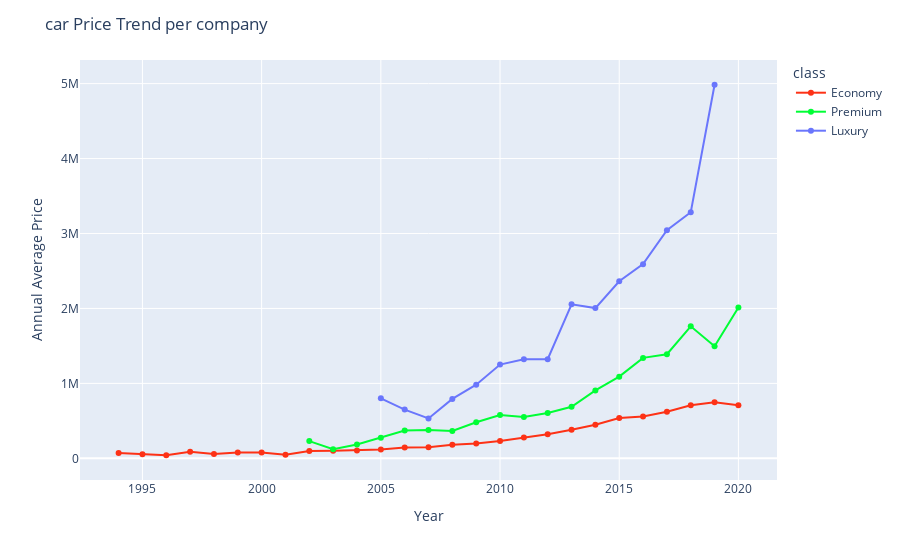

Notebook source saved alongside this figure:
### Code cell
fig = px.line(price_bycompany
                   ,x='year', y = "selling_price", 
                   color = "class", color_discrete_sequence=px.colors.qualitative.Light24)
fig.update_traces(mode='markers+lines')
fig.update_layout(
    title="car Price Trend per company",
    xaxis_title="Year",
    yaxis_title="Annual Average Price")
fig.show()

### Figure 1 — Plotly figure (JSON) as saved in the notebook; plotly's stock layout.template omitted (floating-point values rounded to 4 significant figures)
{"data": [{"hovertemplate": "class=Economy<br>year=%{x}<br>selling_price=%{y}<extra></extra>", "legendgroup": "Economy", "line": {"color": "#FD3216", "dash": "solid"}, "marker": {"symbol": "circle"}, "mode": "markers+lines", "name": "Economy", "orientation": "v", "showlegend": true, "type": "scatter", "x": ["1994-01-01T00:00:00", "1995-01-01T00:00:00", "1996-01-01T00:00:00", "1997-01-01T00:00:00", "1998-01-01T00:00:00", "1999-01-01T00:00:00", "2000-01-01T00:00:00", "2001-01-01T00:00:00", "2002-01-01T00:00:00", "2003-01-01T00:00:00", "2004-01-01T00:00:00", "2005-01-01T00:00:00", "2006-01-01T00:00:00", "2007-01-01T00:00:00", "2008-01-01T00:00:00", "2009-01-01T00:00:00", "2010-01-01T00:00:00", "2011-01-01T00:00:00", "2012-01-01T00:00:00", "2013-01-01T00:00:00", "2014-01-01T00:00:00", "2015-01-01T00:00:00", "2016-01-01T00:00:00", "2017-01-01T00:00:00", "2018-01-01T00:00:00", "2019-01-01T00:00:00", "2020-01-01T00:00:00"], "xaxis": "x", "y": [72000, 55000, 41000, 86111, 57890.0, 76930.0, 76460.0, 46500, 96780.0, 100400.0, 104700.0, 118400.0, 143200.0, 146500.0, 181600.0, 198300.0, 229900.0, 276900.0, 320300.0, 381600.0, 448900.0, 538100.0, 558800.0, 621900.0, 708200.0, 749200.0, 709600.0], "yaxis": "y"}, {"hovertemplate": "class=Premium<br>year=%{x}<br>selling_price=%{y}<extra></extra>", "legendgroup": "Premium", "line": {"color": "#00FE35", "dash": "solid"}, "marker": {"symbol": "circle"}, "mode": "markers+lines", "name": "Premium", "orientation": "v", "showlegend": true, "type": "scatter", "x": ["2002-01-01T00:00:00", "2003-01-01T00:00:00", "2004-01-01T00:00:00", "2005-01-01T00:00:00", "2006-01-01T00:00:00", "2007-01-01T00:00:00", "2008-01-01T00:00:00", "2009-01-01T00:00:00", "2010-01-01T00:00:00", "2011-01-01T00:00:00", "2012-01-01T00:00:00", "2013-01-01T00:00:00", "2014-01-01T00:00:00", "2015-01-01T00:00:00", "2016-01-01T00:00:00", "2017-01-01T00:00:00", "2018-01-01T00:00:00", "2019-01-01T00:00:00", "2020-01-01T00:00:00"], "xaxis": "x", "y": [229999, 122500, 185000, 273750, 370500, 376900.0, 364600.0, 481900.0, 577300.0, 551650, 604300.0, 687600.0, 905800.0, 1090000.0, 1340000.0, 1389000.0, 1761000.0, 1495000.0, 2012000], "yaxis": "y"}, {"hovertemplate": "class=Luxury<br>year=%{x}<br>selling_price=%{y}<extra></extra>", "legendgroup": "Luxury", "line": {"color": "#6A76FC", "dash": "solid"}, "marker": {"symbol": "circle"}, "mode": "markers+lines", "name": "Luxury", "orientation": "v", "showlegend": true, "type": "scatter", "x": ["2005-01-01T00:00:00", "2006-01-01T00:00:00", "2007-01-01T00:00:00", "2008-01-01T00:00:00", "2009-01-01T00:00:00", "2010-01-01T00:00:00", "2011-01-01T00:00:00", "2012-01-01T00:00:00", "2013-01-01T00:00:00", "2014-01-01T00:00:00", "2015-01-01T00:00:00", "2016-01-01T00:00:00", "2017-01-01T00:00:00", "2018-01-01T00:00:00", "2019-01-01T00:00:00"], "xaxis": "x", "y": [800000, 650000, 532500, 792500, 982000, 1251000.0, 1322500, 1321875, 2055000.0, 2005000, 2362625, 2591000.0, 3043000.0, 3283000.0, 4985000.0], "yaxis": "y"}], "layout": {"legend": {"title": {"text": "class"}, "tracegroupgap": 0}, "margin": {"t": 60}, "title": {"text": "car Price Trend per company"}, "xaxis": {"anchor": "y", "domain": [0, 1], "title": {"text": "Year"}}, "yaxis": {"anchor": "x", "domain": [0, 1], "title": {"text": "Annual Average Price"}}}}
